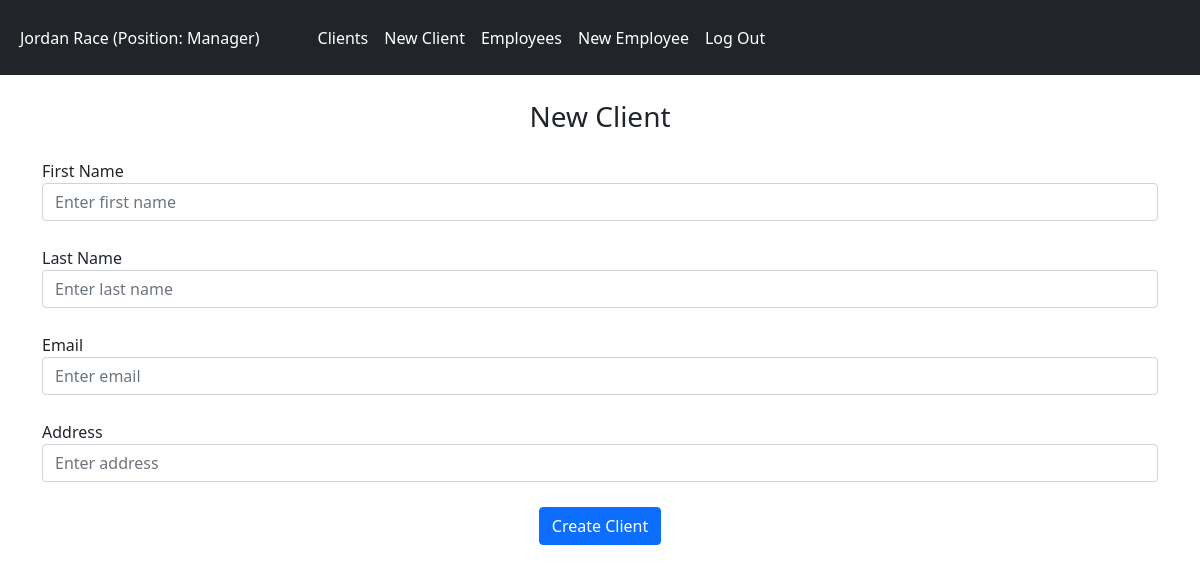
/new-client (signed in), run on the app's committed database.
### files/models.py (models this page shows)
class Employee(db.Model, UserMixin):
    id = db.Column(db.Integer, primary_key=True)
    first_name = db.Column(db.String(20), nullable=False)
    last_name = db.Column(db.String(20), nullable=False)
    email = db.Column(db.String(150), nullable=False, unique=True)
    address = db.Column(db.String(100), nullable=False, unique=True)
    password = db.Column(db.String(150))
    position = db.Column(db.String(15))
    date_created = db.Column(db.DateTime(timezone=True), default=func.now())
    date_updated = db.Column(db.DateTime(timezone=True), default=func.now())

### files/views.py (the view, shortened to what this page needs)
@views.route("/new-client", methods=['GET', 'POST'])
@login_required
def newClient():
    clients = Client.query.all()
    clientCols = GetCols("Client")
    if clientCols.__contains__("id"):
        clientCols.remove("id")
    if clientCols.__contains__("date_created"):
        clientCols.remove("date_created")
    if clientCols.__contains__("date_updated"):
        clientCols.remove("date_updated")
    return render_template("newClient.html", employee=current_user, clients=clients, clientCols=clientCols)

### files/__init__.py (called while the page is built)
def create_app():
    app = Flask(__name__)
    app.config['SECRET_KEY'] = "helloworld"
    app.config['SQLALCHEMY_DATABASE_URI'] = f'sqlite:///{DB_NAME}'
    db.init_app(app)
    from .views import views
    from .auth import auth
    app.register_blueprint(views, url_prefix="/")
    app.register_blueprint(auth, url_prefix="/")
    from .models import Employee
    create_database(app)
    login_manager = LoginManager()
    login_manager.login_view = "auth.login"
    login_manager.init_app(app)
    @login_manager.user_loader
    def load_user(id):
        return Employee.query.get(int(id))
    return app

### files/views.py (called while the page is built)
def GetCols(model):
    conn = sqlite3.connect("files/database.db")
    cur = conn.cursor()
    cur.execute("SELECT * FROM " + model)
    info = [tuple[0] for tuple in cur.description]
    conn.close()
    return info

### files/templates/newClient.html (shortened to what this page needs)
{% extends "base.html" %}
{% block content%}
    <form method="POST">
        <h3 align="center">New Client</h3>
        <div class="form-group">
            {% for col in clientCols %}
                <label for={{ col }}>{{ col.replace('_', ' ').title() }}</label>
                <input type="text" id="{{ col }}" name="{{ col }}" class="form-control"
                placeholder="Enter {{ col.replace('_', ' ') }}" />
            {% endfor %}
            <div align="center">
                <button class="btn btn-primary" type="submit">Create Client</button>
            </div>
        </div>
    </form>
{% endblock %}

### files/templates/base.html (shortened to what this page needs)
<!DOCTYPE html>
<html lang="en">
  <head>
    <link
      href="https://cdn.jsdelivr.net/npm/bootstrap@5.0.2/dist/css/bootstrap.min.css"
      rel="stylesheet"
    />
    <link rel="stylesheet" type="text/css" href="{{ url_for('static', filename='style.css') }}">
  </head>
  <body>
    <nav class="navbar navbar-expand-lg navbar-dark bg-dark">
      <div class="container-fluid">
        <div class="collapse navbar-collapse" id="navbar">
          <div class="navbar-nav">
            {% if employee.is_authenticated %}
              <a class="nav-item nav-link" href="/edit-employee/{{ current_user.id }}" id="current_employee">{{ current_user.first_name }} {{ current_user.last_name }} (Position: {{ current_user.position }})</a>
              <a class="nav-item nav-link" href="/clients">Clients</a>
              <a class="nav-item nav-link" href="/new-client">New Client</a>
              {% if current_user.position == "Manager" %}
                <a class="nav-item nav-link" href="/employees">Employees</a>
                <a class="nav-item nav-link" href="/new-employee">New Employee</a>
              {% endif %}
              <a class="nav-item nav-link" href="/logout">Log Out</a>
            {% else %}
              <a class="nav-item nav-link" href="/">Login</a>
            {% endif %}
          </div>
        </div>
      </div>
    </nav>
    <div class="container">{% block content %}{% endblock %}</div>
  </body>
</html>

### files/static/style.css (style rules this page uses)
h3, .navbar, .navbar-expand-lg, .navbar-dark .bg-dark, .btn-primary, .form-control { margin-bottom: 25px; }
.navbar, .navbar-expand-lg, .navbar-dark { height: 75px; }
.navbar-dark .navbar-nav .nav-link { color: white; }
#current_employee { padding-right: 50px; }

### data on the page
Employee: first_name "Jordan", last_name "Race", position "Manager"

### other printed values
{{ col.replace('_', ' ').title() }} "First Name" "Last Name" "Email" "Address"
